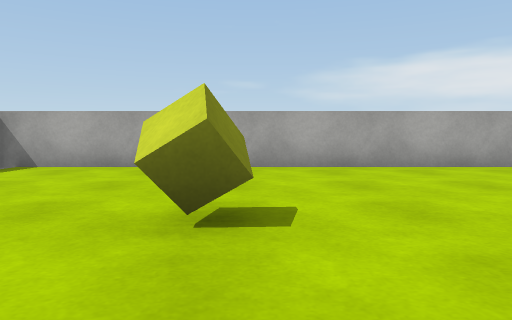
[1] (above)

21 first-person views from a walk through a Unity game level. The camera is 0.58 m above the floor, tilts 4° down and sees 70° across. Doors are open. The floor is counted in squares, 1 m on a side. Each view is taken from the middle of a square. On the plan, view 1 faces up. The plan holds only what a view shows up to about 10 squares ahead; the rest is blank. The place goes on beyond the plan. The player is left out. Surface patterns are stand-ins for the level's own textures.

[2]
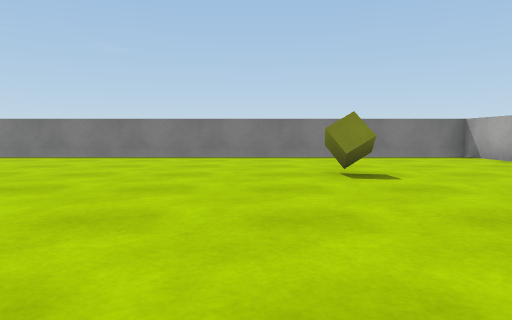

[3]
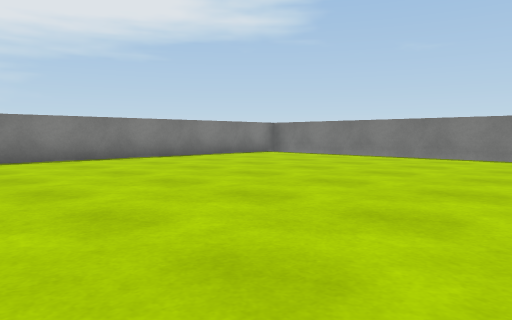

[4]
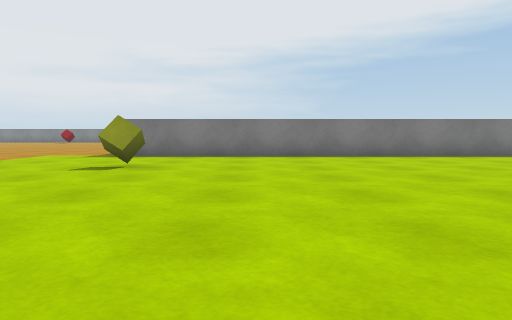

[5]
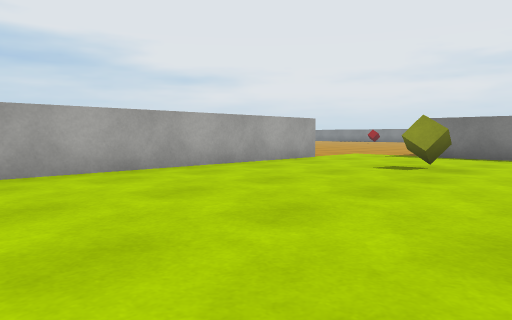

[6]
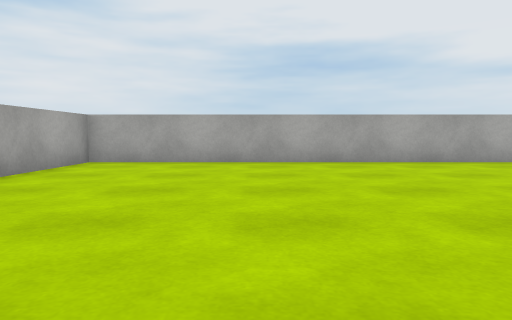

[7]
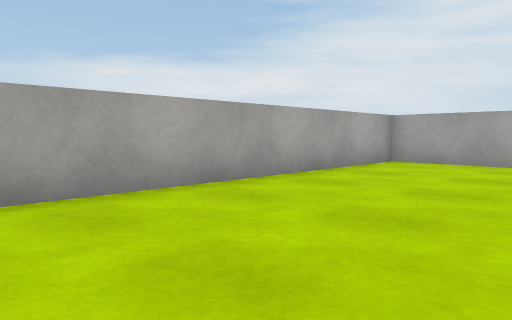

[8]
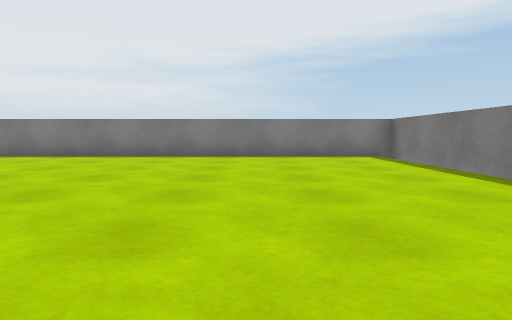

[9]
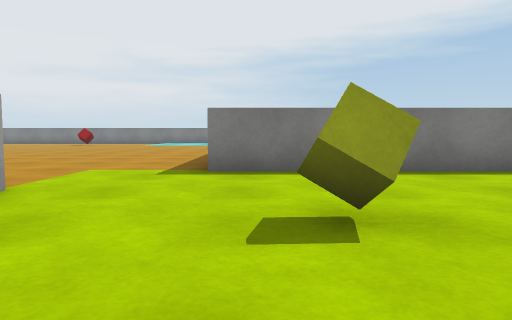

[10]
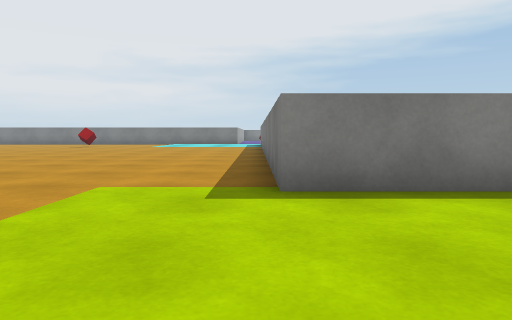

[11]
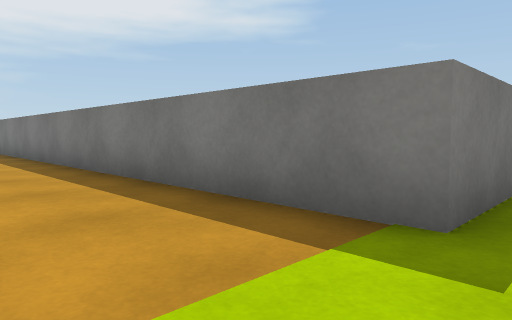

[12]
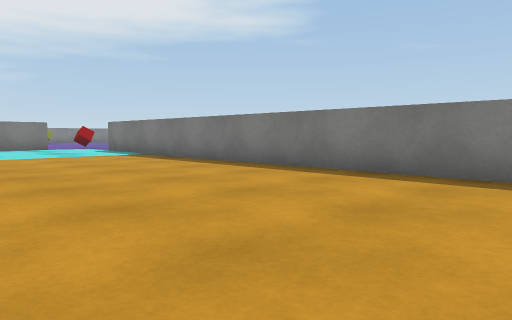

[13]
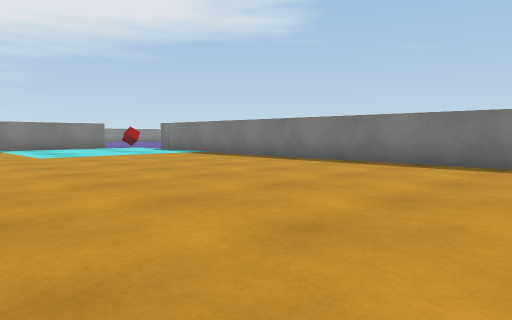

[14]
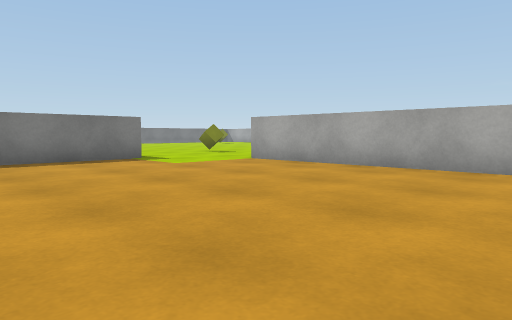

[15]
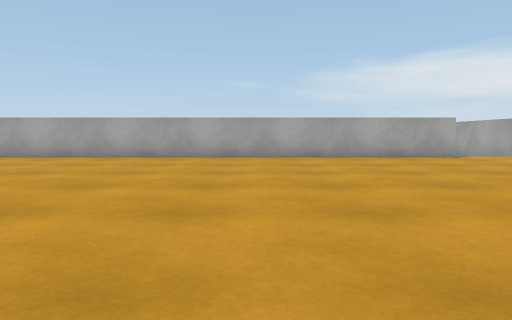

[16]
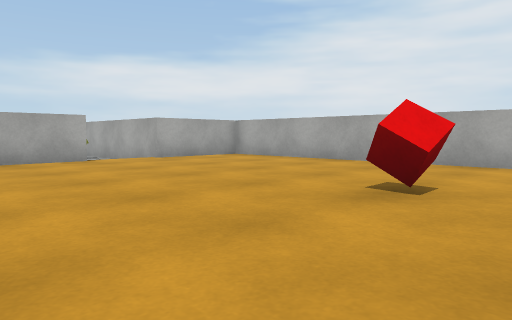

[17]
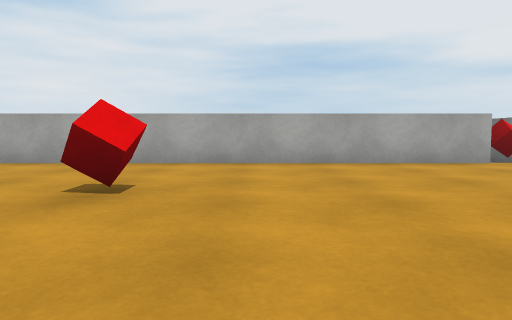

[18]
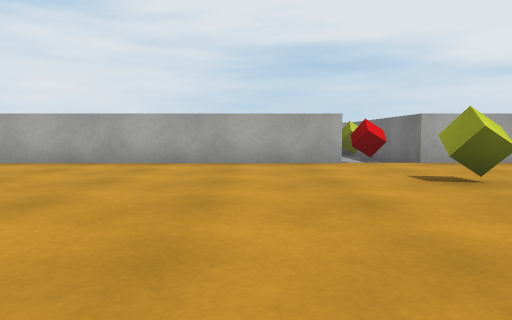

[19]
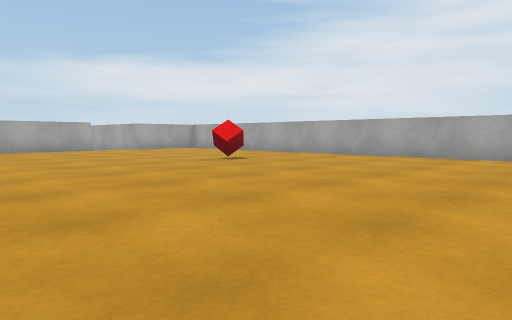

[20]
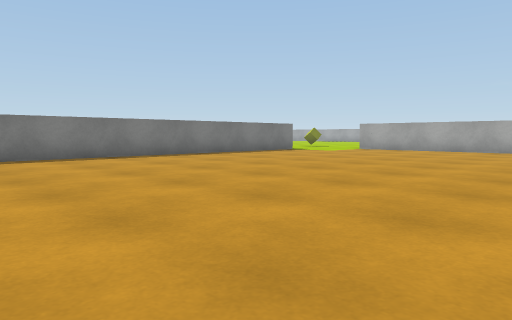

[21]
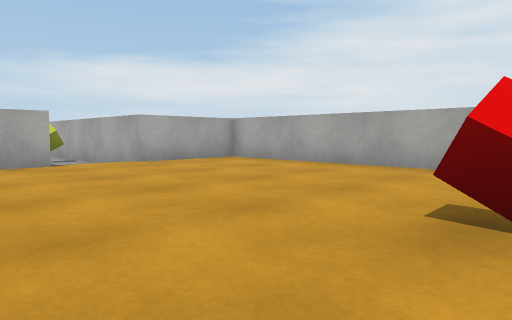

### Floor plan
Points are (right, up) in squares from view 1. A wall is a line through its corners. A room is listed if a view was taken in it or the views show most of it. See-through windows are left out.
Room 1 (views 1, 2, 3, 4, 5, 6, 7, 8, 9, 10)
walls: (-4.6, 3) (-4.6, -7.7) (8.7, -7.7); (10.6, -5.8) (10.6, 6.5) (-4.6, 6.5) (-4.6, 3.9)
ways out: opening at (9.3, -7) to room 2
objects: cube (0, 2); cube (7, -4)
Room 2 (views 11, 12, 13, 14, 15, 16, 17, 18, 19, 20, 21)
walls: (24.1, -5.8) (10.6, -5.8); (28.4, -18.8) (28.4, -5.8) (25.7, -5.8); (8.7, -7.7) (8.7, -19.5)
ways out: opening at (9.3, -7) to room 1; open door at (25, -5.5)
objects: cube (25, -19); red cube (25, -13); red cube (29, -19); cube (30, -19)

Positions as (right, up) in squares from view 1, and headings:
1: (0, 0), facing up
2: (5, 1), facing left
3: (5, 1), facing down-left
4: (5, 2), facing down
5: (5, 2), facing down-right
6: (3, 3), facing right
7: (3, 3), facing up-right
8: (-1, 2), facing down
9: (8, -2), facing down
10: (9, -4), facing down
11: (11, -7), facing down-left
12: (14, -11), facing down-left
13: (16, -11), facing down-left
14: (17, -12), facing up-left
15: (19, -15), facing up
16: (21, -14), facing up-right
17: (21, -14), facing right
18: (21, -17), facing right
19: (19, -19), facing up-right
20: (18, -19), facing up-left
21: (22, -13), facing up-right
